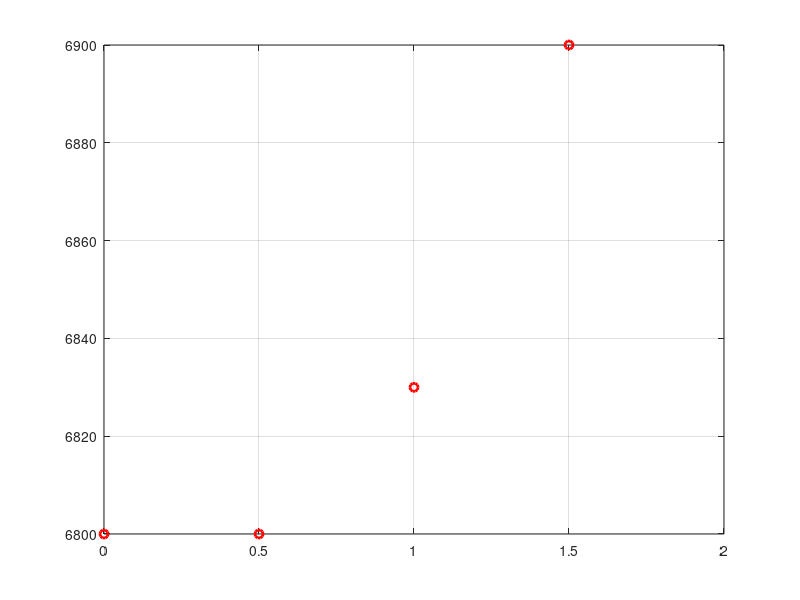

Recreate this plot in MATLAB. (Note: this script raises an error after producing the figure.)


%%  Ex. 4.6
clear all;clc
A = [5 0.2 0.3 0 0 0;
    0 5 0 0.2 0.3 0;
    0 0 5 0 0.2 0.3;
    0.24 0.98 0 0 0 0;
    0 0.24 0 0.98 0 0;
    0 0 0 0 0.98 0;
    0.28 0 0.83 0 0 0;
    0 0.28 0 0 0.83 0;
    0 0 0.28 0 0 0.83];
Z =[0.5 0 0 0 0.5 0 0 0 0.5]';
I =inv(A'*A)*A'*Z;
I'
  
%% Ex. 4.8 Gauss Data
clear all; clc
LW = 'linewidth';
% Data 
DataR =[6800; 6800;6830; 6900];
DataS = [0; 0.5; 1.0; 1.5];
Data =[DataS DataR];
figure(1)
plot(Data(:,1),Data(:,2),'ro', LW,2);grid on;hold on


syms a e th thP
R = @(a,e,th,thP) a/(1+e*cos(th-thP));
% Gradient 
H = [diff(R,a) diff(R,e)  diff(R,thP)];

% calculate the error with the first estimator
estX =[6900;0.02;0.01];  %[a e thP]
Z =[ ];
JA = [ ];
for k = 1:4
    for i = 1:4
        Z=[Z; Data(i,2) - subs(R,[a,e,thP,th],[estX(1), estX(2),estX(3) Data(i,1)])];
        JA =[JA;subs(H, [a,e,thP,th],[estX(1), estX(2),estX(3),Data(i,1)])];     
    end 
  JA = double(JA);
  PseJA = inv(JA'*JA)*JA';  
  estX =estX +PseJA*Z;
  estX = double(estX);
  Z = [ ];
  JA =[ ];
end
  
  %
  a = estX(1);
  e= estX(2);
  thP = estX(3);
  
  th= linspace(0,1.5, 100);
  estX = a./(1+e.*cos(th-thP));
  
  plot(th,estX) 
  
  %% 
  clear al; clc
  
  x1 =[2 0 1 0 2]';
  u1 = x1/sqrt((x1'*x1))
  v2 = [1 sqrt(3) 1 0 0]';
  x2 = v2 - v2'*u1*u1;
  u2 = x2/sqrt(x2'*x2)
  v3 =[0 6 0 -3 0]';
  x3 = v3-v3'*u1*u1 - v3'*u2*u2;
  u3  = x3/(sqrt(x3'*x3));
  x =[4 6 1 -7 -8]';
  estX = x'*u1*u1 + x'*u2*u2+x'*u3*u3
  
  
  
  
  
  
  
  
  
  
  
  
  
  
  
  
  